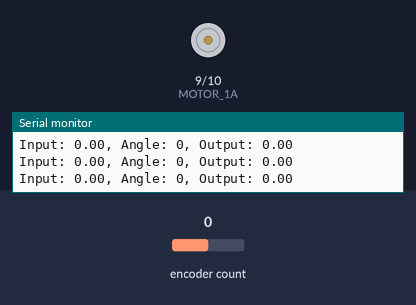
The program below on a simulated Arduino Uno, built with avr-gcc and run on an emulated ATmega328P. Shown: motor-driver pin pairs drawn as motors (green arrow = first pin HIGH = forward, orange = second pin HIGH = backward, longer = more drive), the last lines printed to the serial monitor. The inputs (shaded band) are chosen by the test bench; at power-on: encoder count 0.

Above: at 1.2 s.
1.3 s: encoder count set to 4
At 1.9 s:
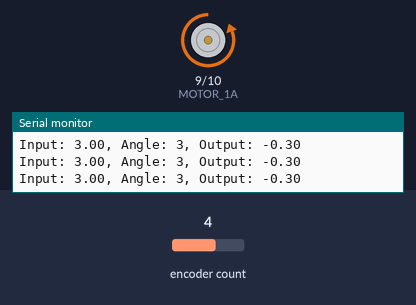
2.8 s: encoder count set to 5
Timing chart, 0 to 5.8 s (numbered marks = the images above; inputs shaded):
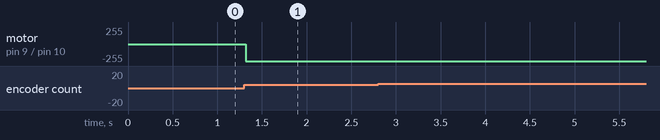

The program:

main.cpp
```cpp
#include <PID_v1.h>
#include <Wire.h>
#include <NewPing.h>
#include <Encoder.h>

#define TRIGGER_PIN 5
#define ECHO_PIN 6
#define MAX_DISTANCE 80

NewPing sonar(TRIGGER_PIN, ECHO_PIN, MAX_DISTANCE);

// double setpoint = 800;
double setpoint = 0;
double input, output;
double Kp = 0.1, Ki = 0.0, Kd = 10.0;

PID pid(&input, &output, &setpoint, Kp, Ki, Kd, DIRECT);

// MOTOR CONTROL PINS
#define MOTOR_1A 9
#define MOTOR_1B 10

#define EncoderA 3
#define EncoderB 4

Encoder encoder(EncoderA, EncoderB);

// const double maxCartPosition = 80.0; // Maximum allowed cart position in cm

void setup()
{
  Serial.begin(9600);
  encoder.write(0);
  pid.SetMode(AUTOMATIC);
  pid.SetOutputLimits(-255, 255);
  pinMode(MOTOR_1A, OUTPUT);
  pinMode(MOTOR_1B, OUTPUT);
}

void setSpeed(double speed)
{
  if (speed > 0)
  {
    digitalWrite(MOTOR_1A, LOW);
    digitalWrite(MOTOR_1B, speed);
  }
  else if (speed < 0)
  {
    digitalWrite(MOTOR_1A, -speed);
    digitalWrite(MOTOR_1B, LOW);
  }
  else
  {
    digitalWrite(MOTOR_1A, LOW);
    digitalWrite(MOTOR_1B, LOW);
  }
}

void loop()
{
  // long currentPosition = sonar.ping_cm();
  // input = encoder.read();
  int angle = encoder.read() * 360 / 1600;
  input = angle % 360;
  pid.Compute();

  setSpeed(input);

  // Serial.print("Pos: ");
  // Serial.print(currentPosition);
  Serial.print("Input: ");
  Serial.print(input);
  Serial.print(", Angle: ");
  Serial.print(angle);
  Serial.print(", Output: ");
  Serial.println(output);
}
```

temp.cpp
```cpp
// #include <Arduino.h>
// #include <NewPing.h>

// #define TRIGGER_PIN 2
// #define ECHO_PIN 3
// #define MAX_DISTANCE 80

// NewPing sonar(TRIGGER_PIN, ECHO_PIN, MAX_DISTANCE);

// void setup()
// {
//   // put your setup code here, to run once:
//   Serial.begin(9600);
// }

// void loop()
// {
//   // put your main code here, to run repeatedly:
//   long currentPosition = sonar.ping_cm();

//   Serial.print("Distance : ");
//   Serial.print(currentPosition);
//   Serial.println(" cm");
// }
```

Measured:
- after the input at 1.3 s, motor on pin 9 (MOTOR_1A) / pin 10 (MOTOR_1B): stopped → backward 255/255 at once
